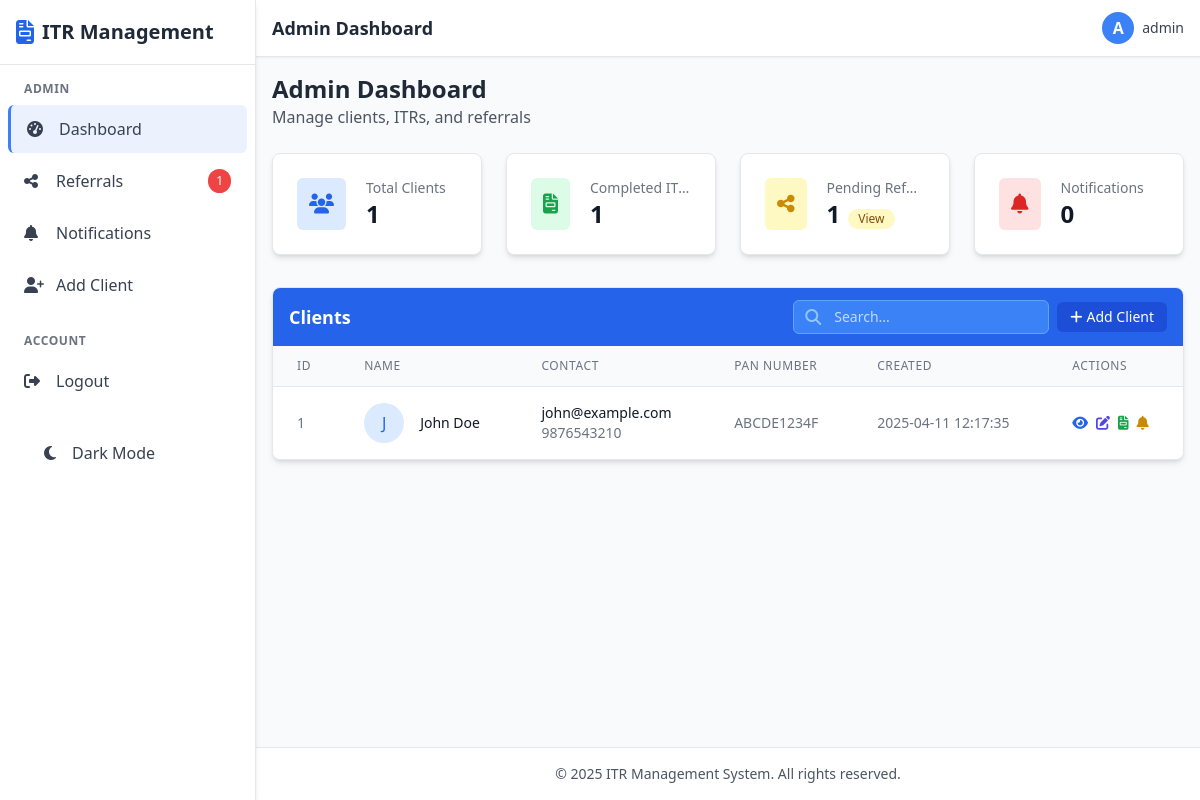
The app's page /admin/dashboard (signed in), older data.
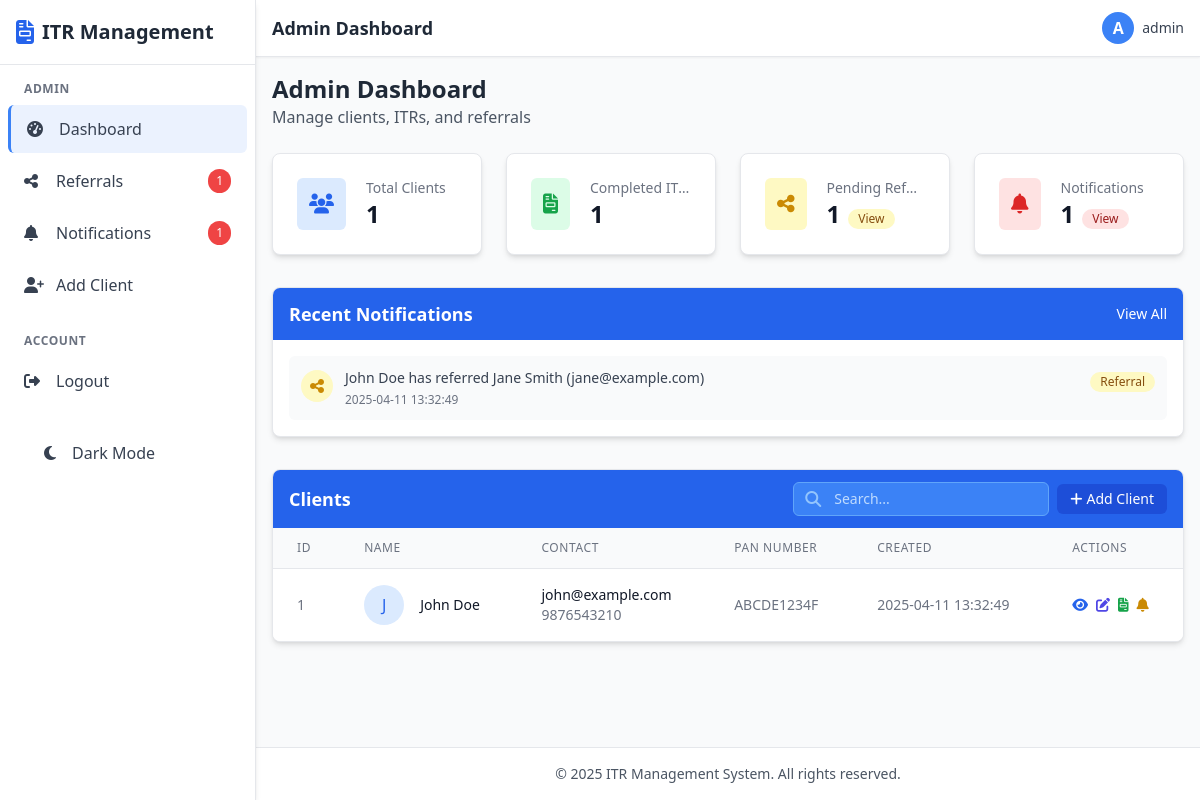
The same page, newer data.
### tables this page shows
CREATE TABLE clients (
    id INTEGER PRIMARY KEY AUTOINCREMENT,
    user_id INTEGER NOT NULL,
    full_name TEXT NOT NULL,
    email TEXT UNIQUE NOT NULL,
    phone TEXT,
    address TEXT,
    pan_number TEXT UNIQUE,
    referral_code TEXT UNIQUE,
    created_at TIMESTAMP DEFAULT CURRENT_TIMESTAMP,
    FOREIGN KEY (user_id) REFERENCES users (id)
);

CREATE TABLE admin_notifications (
    id INTEGER PRIMARY KEY AUTOINCREMENT,
    message TEXT NOT NULL,
    type TEXT NOT NULL,
    related_id INTEGER,
    is_read BOOLEAN NOT NULL DEFAULT 0,
    created_at TIMESTAMP DEFAULT CURRENT_TIMESTAMP
);

### app.py (the view)
@admin_bp.route('/dashboard')
@admin_required
def dashboard():
    try:
        clients = query_db('SELECT * FROM clients')
        if DEBUG:
            print(f"Found {len(clients)} clients")
        unread_referrals_count = query_db(
            'SELECT COUNT(*) as count FROM referrals WHERE is_reviewed = 0',
            one=True
        )
        admin_notifications = query_db(
            'SELECT * FROM admin_notifications WHERE is_read = 0 ORDER BY created_at DESC'
        )
        return render_template('admin/dashboard.html',
                              clients=clients,
                              unread_referrals_count=unread_referrals_count['count'] if unread_referrals_count else 0,
                              admin_notifications=admin_notifications)
    except Exception as e:
        flash(f"Error loading dashboard: {str(e)}", 'error')
        if DEBUG:
            import traceback
            traceback.print_exc()
        return redirect(url_for('index'))

### app.py (called while the page is built)
def get_db():
    db = getattr(g, '_database', None)
    if db is None:
        db = g._database = sqlite3.connect(DATABASE)
        db.row_factory = sqlite3.Row
    return db

def query_db(query, args=(), one=False):
    if DEBUG:
        print(f"Executing query: {query} with args: {args}")
    try:
        cur = get_db().execute(query, args)
        rv = cur.fetchall()
        cur.close()
        return (rv[0] if rv else None) if one else rv
    except Exception as e:
        print(f"Database error: {e}")
        if DEBUG:
            import traceback
            traceback.print_exc()
        return None if one else []

def admin_required(f):
    @wraps(f)
    def decorated_function(*args, **kwargs):
        if 'user_id' not in session:
            flash('Please log in to access this page', 'error')
            return redirect(url_for('index'))
        if not session.get('is_admin', False):
            flash('You do not have permission to access this page', 'error')
            return redirect(url_for('index'))
        return f(*args, **kwargs)
    return decorated_function

@app.teardown_appcontext
def close_connection(exception):
    close_db(exception)

### templates/admin/dashboard.html (shortened to what the changed rows need)
{% extends 'base.html' %}
{% block header_title %}Admin Dashboard{% endblock %}
{% block content %}
<div class="mb-6">
    <h1 class="text-2xl font-bold text-gray-800">Admin Dashboard</h1>
</div>
<div class="grid grid-cols-1 md:grid-cols-2 lg:grid-cols-4 gap-6 mb-8">
                            {% set completed_itrs = namespace(count=0) %}
                            {% for client in clients %}
                                {% if query_db is defined %}
                                    {% set client_itrs = query_db('SELECT COUNT(*) as count FROM itr_records WHERE client_id = ? AND status = "Completed"', [client.id], one=True) %}
                                    {% if client_itrs %}
                                        {% set completed_itrs.count = completed_itrs.count + client_itrs.count %}
                                    {% endif %}
                                {% endif %}
                            {% endfor %}
    <div class="bg-white rounded-lg shadow-md p-6 border border-gray-200">
        <div class="flex items-center">
            <div class="ml-5 w-0 flex-1">
                <dl>
                    <dd class="flex items-baseline">
                        <div class="text-2xl font-semibold text-gray-900">{{ admin_notifications|length }}</div>
                        {% if admin_notifications|length > 0 %}
                        <div class="ml-2">
                            <a href="{{ url_for('admin.notifications') }}" class="inline-flex items-center px-2.5 py-0.5 rounded-full text-xs font-medium bg-red-100 text-red-800">
                                View
                            </a>
                        </div>
                        {% endif %}
                    </dd>
                </dl>
            </div>
        </div>
    </div>
</div>
{% if admin_notifications %}
<div class="bg-white rounded-lg shadow-md overflow-hidden border border-gray-200 mb-8">
    <div class="bg-blue-600 px-4 py-3 flex justify-between items-center">
        <h2 class="text-lg font-semibold text-white">Recent Notifications</h2>
        <a href="{{ url_for('admin.notifications') }}" class="text-sm text-white hover:text-blue-100">
            View All
        </a>
    </div>
    <div class="p-4">
        <div class="space-y-3">
            {% for notification in admin_notifications[:3] %}
            <div class="flex items-start p-3 bg-gray-50 rounded-md">
                <div class="flex-shrink-0 mt-0.5">
                    <span class="inline-flex items-center justify-center h-8 w-8 rounded-full {{ 'bg-yellow-100' if notification.type == 'referral' else 'bg-green-100' }}">
                        <i class="fas {{ 'fa-share-alt text-yellow-600' if notification.type == 'referral' else 'fa-user-plus text-green-600' }}"></i>
                    </span>
                </div>
                <div class="ml-3 flex-1">
                    <p class="text-sm text-gray-700">{{ notification.message }}</p>
                    <p class="text-xs text-gray-500 mt-1">{{ notification.created_at }}</p>
                </div>
                <div>
                    <span class="inline-flex items-center px-2.5 py-0.5 rounded-full text-xs font-medium {{ 'bg-yellow-100 text-yellow-800' if notification.type == 'referral' else 'bg-green-100 text-green-800' }}">
                        {{ notification.type|capitalize }}
                    </span>
                </div>
            </div>
            {% endfor %}
        </div>
    </div>
</div>
{% endif %}
<div class="bg-white rounded-lg shadow-md overflow-hidden border border-gray-200">
    <div class="bg-blue-600 px-4 py-3 flex justify-between items-center">
        <h2 class="text-lg font-semibold text-white">Clients</h2>
    </div>
    <div class="overflow-x-auto">
        <table class="min-w-full divide-y divide-gray-200">
            <thead class="bg-gray-50">
                <tr>
                    <th scope="col" class="px-6 py-3 text-left text-xs font-medium text-gray-500 uppercase tracking-wider">ID</th>
                    <th scope="col" class="px-6 py-3 text-left text-xs font-medium text-gray-500 uppercase tracking-wider">Name</th>
                    <th scope="col" class="px-6 py-3 text-left text-xs font-medium text-gray-500 uppercase tracking-wider">Contact</th>
                    <th scope="col" class="px-6 py-3 text-left text-xs font-medium text-gray-500 uppercase tracking-wider">PAN Number</th>
                    <th scope="col" class="px-6 py-3 text-left text-xs font-medium text-gray-500 uppercase tracking-wider">Created</th>
                    <th scope="col" class="px-6 py-3 text-left text-xs font-medium text-gray-500 uppercase tracking-wider">Actions</th>
                </tr>
            </thead>
            <tbody class="bg-white divide-y divide-gray-200" id="clientsTable">
                {% for client in clients %}
                <tr class="client-row" data-name="{{ client.full_name }}" data-email="{{ client.email }}" data-phone="{{ client.phone }}">
                    <td class="px-6 py-4 whitespace-nowrap text-sm text-gray-500">
                        {{ client.id }}
                    </td>
                    <td class="px-6 py-4 whitespace-nowrap">
                        <div class="flex items-center">
                            <div class="flex-shrink-0 h-10 w-10 rounded-full bg-blue-100 flex items-center justify-center">
                                <span class="text-blue-600 font-medium">{{ client.full_name[0]|upper }}</span>
                            </div>
                            <div class="ml-4">
                                <div class="text-sm font-medium text-gray-900">{{ client.full_name }}</div>
                            </div>
                        </div>
                    </td>
                    <td class="px-6 py-4 whitespace-nowrap">
                        <div class="text-sm text-gray-900">{{ client.email }}</div>
                        <div class="text-sm text-gray-500">{{ client.phone }}</div>
                    </td>
                    <td class="px-6 py-4 whitespace-nowrap text-sm text-gray-500">
                        {{ client.pan_number }}
                    </td>
                    <td class="px-6 py-4 whitespace-nowrap text-sm text-gray-500">
                        {{ client.created_at }}
                    </td>
                    <td class="px-6 py-4 whitespace-nowrap text-sm font-medium">
                        <div class="flex space-x-2">
                            <a href="{{ url_for('admin.client_details', client_id=client.id) }}" class="text-blue-600 hover:text-blue-900">
                                <i class="fas fa-eye"></i>
                            </a>
                            <a href="{{ url_for('admin.edit_client', client_id=client.id) }}" class="text-indigo-600 hover:text-indigo-900">
                                <i class="fas fa-edit"></i>
                            </a>
                            <a href="{{ url_for('admin.add_new_itr', client_id=client.id) }}" class="text-green-600 hover:text-green-900">
                                <i class="fas fa-file-invoice"></i>
                            </a>
                            <button type="button" onclick="openNotifyModal({{ client.id }}, '{{ client.full_name }}')" class="text-yellow-600 hover:text-yellow-900">
                                <i class="fas fa-bell"></i>
                            </button>
                        </div>
                    </td>
                </tr>
                {% else %}
                <tr>
                    <td colspan="6" class="px-6 py-4 text-center text-sm text-gray-500">
                        No clients found
                    </td>
                </tr>
                {% endfor %}
            </tbody>
        </table>
    </div>
</div>
{% endblock %}

Row changes from the older to the newer data that the page shows:
now on this page (row edited): admin_notifications: message "John Doe has referred Jane Smith (jane@example.com)", created_at "2025-04-11 13:32:49", type "Referral"
changed clients "John Doe": created_at "2025-04-11 12:17:35" → "2025-04-11 13:32:49"
Text that changed along with them:
{{ admin_notifications|length }}: (not shown) → "1"
{{ admin_notifications|length }}: "0" → "1"
text now shown: "View Recent Notifications View All"
